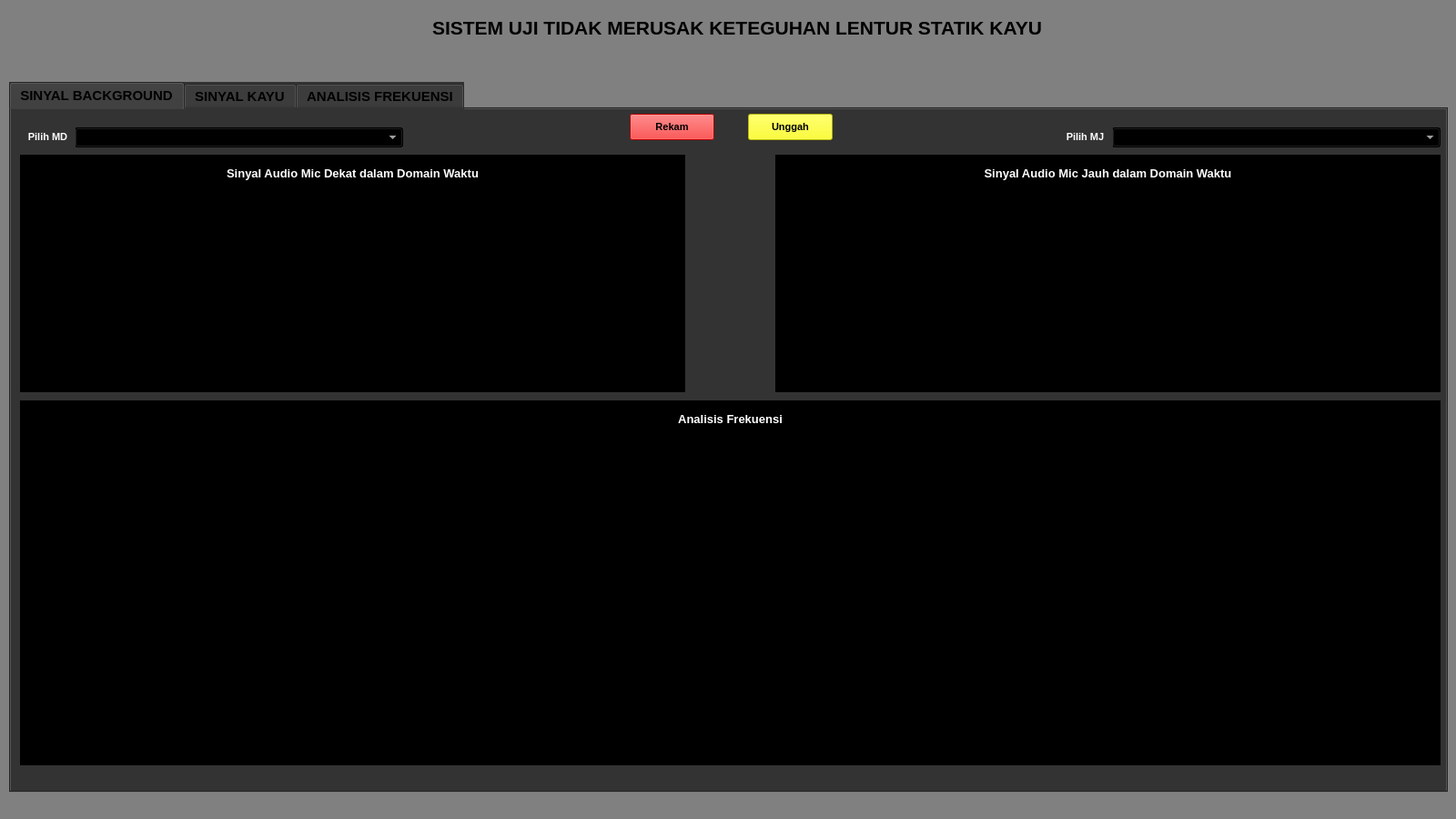
<?xml version="1.0" encoding="UTF-8"?>
<ui version="4.0">
 <class>MainWindow</class>
 <widget class="QMainWindow" name="MainWindow">
  <property name="geometry">
   <rect>
    <x>0</x>
    <y>0</y>
    <width>1600</width>
    <height>900</height>
   </rect>
  </property>
  <property name="windowTitle">
   <string>NDT Static Bending Strength of Wood</string>
  </property>
  <property name="styleSheet">
   <string notr="true">background-color: #808080;</string>
  </property>
  <widget class="QWidget" name="centralwidget">
   <widget class="QTabWidget" name="tabWidget">
    <property name="geometry">
     <rect>
      <x>10</x>
      <y>90</y>
      <width>1581</width>
      <height>781</height>
     </rect>
    </property>
    <property name="minimumSize">
     <size>
      <width>0</width>
      <height>0</height>
     </size>
    </property>
    <property name="font">
     <font>
      <pointsize>11</pointsize>
      <weight>75</weight>
      <bold>true</bold>
     </font>
    </property>
    <property name="layoutDirection">
     <enum>Qt::LeftToRight</enum>
    </property>
    <property name="autoFillBackground">
     <bool>false</bool>
    </property>
    <property name="styleSheet">
     <string notr="true">background-color: #333333;</string>
    </property>
    <property name="tabPosition">
     <enum>QTabWidget::North</enum>
    </property>
    <property name="tabShape">
     <enum>QTabWidget::Rounded</enum>
    </property>
    <property name="currentIndex">
     <number>0</number>
    </property>
    <property name="iconSize">
     <size>
      <width>100</width>
      <height>100</height>
     </size>
    </property>
    <property name="elideMode">
     <enum>Qt::ElideNone</enum>
    </property>
    <property name="documentMode">
     <bool>false</bool>
    </property>
    <property name="tabsClosable">
     <bool>false</bool>
    </property>
    <property name="movable">
     <bool>false</bool>
    </property>
    <property name="tabBarAutoHide">
     <bool>false</bool>
    </property>
    <widget class="QWidget" name="tab_bg">
     <attribute name="title">
      <string>SINYAL BACKGROUND</string>
     </attribute>
     <widget class="QPushButton" name="pbBG">
      <property name="geometry">
       <rect>
        <x>680</x>
        <y>5</y>
        <width>93</width>
        <height>29</height>
       </rect>
      </property>
      <property name="font">
       <font>
        <pointsize>8</pointsize>
        <weight>75</weight>
        <bold>true</bold>
       </font>
      </property>
      <property name="styleSheet">
       <string notr="true">background-color: red;</string>
      </property>
      <property name="text">
       <string>Rekam</string>
      </property>
     </widget>
     <widget class="QComboBox" name="pilihMD">
      <property name="geometry">
       <rect>
        <x>70</x>
        <y>20</y>
        <width>361</width>
        <height>22</height>
       </rect>
      </property>
      <property name="font">
       <font>
        <pointsize>8</pointsize>
        <weight>75</weight>
        <bold>true</bold>
       </font>
      </property>
      <property name="styleSheet">
       <string notr="true">color: white;
background-color: black;</string>
      </property>
     </widget>
     <widget class="QComboBox" name="pilihMJ">
      <property name="geometry">
       <rect>
        <x>1210</x>
        <y>20</y>
        <width>361</width>
        <height>22</height>
       </rect>
      </property>
      <property name="font">
       <font>
        <pointsize>8</pointsize>
        <weight>75</weight>
        <bold>true</bold>
       </font>
      </property>
      <property name="styleSheet">
       <string notr="true">color: white;
background-color: black;</string>
      </property>
     </widget>
     <widget class="QGraphicsView" name="mdBG">
      <property name="geometry">
       <rect>
        <x>10</x>
        <y>50</y>
        <width>731</width>
        <height>261</height>
       </rect>
      </property>
      <property name="styleSheet">
       <string notr="true">background-color: black;</string>
      </property>
     </widget>
     <widget class="QGraphicsView" name="mjBG">
      <property name="geometry">
       <rect>
        <x>840</x>
        <y>50</y>
        <width>731</width>
        <height>261</height>
       </rect>
      </property>
      <property name="styleSheet">
       <string notr="true">background-color: black;</string>
      </property>
     </widget>
     <widget class="QGraphicsView" name="fftBG">
      <property name="geometry">
       <rect>
        <x>10</x>
        <y>320</y>
        <width>1561</width>
        <height>401</height>
       </rect>
      </property>
      <property name="styleSheet">
       <string notr="true">background-color: black;</string>
      </property>
     </widget>
     <widget class="QLabel" name="labelMD">
      <property name="geometry">
       <rect>
        <x>10</x>
        <y>20</y>
        <width>61</width>
        <height>21</height>
       </rect>
      </property>
      <property name="font">
       <font>
        <pointsize>8</pointsize>
        <weight>75</weight>
        <bold>true</bold>
       </font>
      </property>
      <property name="styleSheet">
       <string notr="true">COLOR: WHITE;</string>
      </property>
      <property name="text">
       <string>Pilih MD</string>
      </property>
      <property name="alignment">
       <set>Qt::AlignCenter</set>
      </property>
     </widget>
     <widget class="QLabel" name="labelMJ">
      <property name="geometry">
       <rect>
        <x>1150</x>
        <y>20</y>
        <width>61</width>
        <height>21</height>
       </rect>
      </property>
      <property name="font">
       <font>
        <pointsize>8</pointsize>
        <weight>75</weight>
        <bold>true</bold>
       </font>
      </property>
      <property name="styleSheet">
       <string notr="true">COLOR: WHITE;</string>
      </property>
      <property name="text">
       <string>Pilih MJ</string>
      </property>
      <property name="alignment">
       <set>Qt::AlignCenter</set>
      </property>
     </widget>
     <widget class="QPushButton" name="pbBGUpload">
      <property name="geometry">
       <rect>
        <x>810</x>
        <y>5</y>
        <width>93</width>
        <height>29</height>
       </rect>
      </property>
      <property name="font">
       <font>
        <pointsize>8</pointsize>
        <weight>75</weight>
        <bold>true</bold>
       </font>
      </property>
      <property name="styleSheet">
       <string notr="true">background-color: yellow;</string>
      </property>
      <property name="text">
       <string>Unggah</string>
      </property>
     </widget>
     <widget class="QLabel" name="label">
      <property name="geometry">
       <rect>
        <x>20</x>
        <y>55</y>
        <width>711</width>
        <height>31</height>
       </rect>
      </property>
      <property name="font">
       <font>
        <pointsize>10</pointsize>
        <weight>75</weight>
        <bold>true</bold>
       </font>
      </property>
      <property name="styleSheet">
       <string notr="true">color: white;
background-color: black;</string>
      </property>
      <property name="text">
       <string>Sinyal Audio Mic Dekat dalam Domain Waktu</string>
      </property>
      <property name="alignment">
       <set>Qt::AlignCenter</set>
      </property>
     </widget>
     <widget class="QLabel" name="label_5">
      <property name="geometry">
       <rect>
        <x>850</x>
        <y>55</y>
        <width>711</width>
        <height>31</height>
       </rect>
      </property>
      <property name="font">
       <font>
        <pointsize>10</pointsize>
        <weight>75</weight>
        <bold>true</bold>
       </font>
      </property>
      <property name="styleSheet">
       <string notr="true">color: white; 
background-color: black;</string>
      </property>
      <property name="text">
       <string>Sinyal Audio Mic Jauh dalam Domain Waktu</string>
      </property>
      <property name="alignment">
       <set>Qt::AlignCenter</set>
      </property>
     </widget>
     <widget class="QLabel" name="label_6">
      <property name="geometry">
       <rect>
        <x>20</x>
        <y>325</y>
        <width>1541</width>
        <height>31</height>
       </rect>
      </property>
      <property name="font">
       <font>
        <pointsize>10</pointsize>
        <weight>75</weight>
        <bold>true</bold>
       </font>
      </property>
      <property name="styleSheet">
       <string notr="true">color: white;
background-color: black;</string>
      </property>
      <property name="text">
       <string>Analisis Frekuensi</string>
      </property>
      <property name="alignment">
       <set>Qt::AlignCenter</set>
      </property>
     </widget>
    </widget>
    <widget class="QWidget" name="tab_kayu">
     <attribute name="title">
      <string>SINYAL KAYU</string>
     </attribute>
     <widget class="QPushButton" name="pbKayu">
      <property name="geometry">
       <rect>
        <x>50</x>
        <y>330</y>
        <width>93</width>
        <height>26</height>
       </rect>
      </property>
      <property name="font">
       <font>
        <pointsize>8</pointsize>
        <weight>75</weight>
        <bold>true</bold>
       </font>
      </property>
      <property name="styleSheet">
       <string notr="true">background-color: red;</string>
      </property>
      <property name="text">
       <string>Rekam</string>
      </property>
     </widget>
     <widget class="QComboBox" name="pilihMDK">
      <property name="geometry">
       <rect>
        <x>70</x>
        <y>40</y>
        <width>361</width>
        <height>22</height>
       </rect>
      </property>
      <property name="font">
       <font>
        <pointsize>8</pointsize>
        <weight>75</weight>
        <bold>true</bold>
       </font>
      </property>
      <property name="styleSheet">
       <string notr="true">color: white;
background-color: black;</string>
      </property>
     </widget>
     <widget class="QComboBox" name="pilihMJK">
      <property name="geometry">
       <rect>
        <x>1210</x>
        <y>40</y>
        <width>361</width>
        <height>22</height>
       </rect>
      </property>
      <property name="font">
       <font>
        <pointsize>8</pointsize>
        <weight>75</weight>
        <bold>true</bold>
       </font>
      </property>
      <property name="styleSheet">
       <string notr="true">color: white;
background-color: black;</string>
      </property>
     </widget>
     <widget class="QGraphicsView" name="mdKayu">
      <property name="geometry">
       <rect>
        <x>10</x>
        <y>70</y>
        <width>731</width>
        <height>251</height>
       </rect>
      </property>
      <property name="styleSheet">
       <string notr="true">background-color: black;</string>
      </property>
     </widget>
     <widget class="QGraphicsView" name="mjKayu">
      <property name="geometry">
       <rect>
        <x>840</x>
        <y>70</y>
        <width>731</width>
        <height>251</height>
       </rect>
      </property>
      <property name="styleSheet">
       <string notr="true">background-color: black;</string>
      </property>
     </widget>
     <widget class="QGraphicsView" name="fftKayu">
      <property name="geometry">
       <rect>
        <x>360</x>
        <y>330</y>
        <width>1211</width>
        <height>391</height>
       </rect>
      </property>
      <property name="styleSheet">
       <string notr="true">background-color: black;</string>
      </property>
     </widget>
     <widget class="QLineEdit" name="namaKayu">
      <property name="geometry">
       <rect>
        <x>90</x>
        <y>10</y>
        <width>301</width>
        <height>22</height>
       </rect>
      </property>
      <property name="font">
       <font>
        <pointsize>8</pointsize>
        <weight>75</weight>
        <bold>true</bold>
       </font>
      </property>
      <property name="styleSheet">
       <string notr="true">color: white;
background-color: black;</string>
      </property>
     </widget>
     <widget class="QLabel" name="labelKayu">
      <property name="geometry">
       <rect>
        <x>10</x>
        <y>10</y>
        <width>71</width>
        <height>21</height>
       </rect>
      </property>
      <property name="font">
       <font>
        <pointsize>8</pointsize>
        <weight>75</weight>
        <bold>true</bold>
       </font>
      </property>
      <property name="styleSheet">
       <string notr="true">color: white;</string>
      </property>
      <property name="text">
       <string>Nama Kayu</string>
      </property>
      <property name="alignment">
       <set>Qt::AlignCenter</set>
      </property>
     </widget>
     <widget class="QLabel" name="labelMDK">
      <property name="geometry">
       <rect>
        <x>10</x>
        <y>40</y>
        <width>61</width>
        <height>21</height>
       </rect>
      </property>
      <property name="font">
       <font>
        <pointsize>8</pointsize>
        <weight>75</weight>
        <bold>true</bold>
       </font>
      </property>
      <property name="styleSheet">
       <string notr="true">color: white;</string>
      </property>
      <property name="text">
       <string>Pilih MD</string>
      </property>
      <property name="alignment">
       <set>Qt::AlignCenter</set>
      </property>
     </widget>
     <widget class="QLabel" name="labelMJK">
      <property name="geometry">
       <rect>
        <x>1150</x>
        <y>40</y>
        <width>61</width>
        <height>21</height>
       </rect>
      </property>
      <property name="font">
       <font>
        <pointsize>8</pointsize>
        <weight>75</weight>
        <bold>true</bold>
       </font>
      </property>
      <property name="styleSheet">
       <string notr="true">color: white;</string>
      </property>
      <property name="text">
       <string>Pilih MJ</string>
      </property>
      <property name="alignment">
       <set>Qt::AlignCenter</set>
      </property>
     </widget>
     <widget class="QWidget" name="widget" native="true">
      <property name="geometry">
       <rect>
        <x>10</x>
        <y>370</y>
        <width>341</width>
        <height>351</height>
       </rect>
      </property>
      <property name="styleSheet">
       <string notr="true">background-color: white;
border:1px solid rgb(184, 184, 184);</string>
      </property>
      <layout class="QGridLayout" name="gridLayout">
       <item row="0" column="1">
        <widget class="QLabel" name="name_label">
         <property name="font">
          <font>
           <pointsize>10</pointsize>
          </font>
         </property>
         <property name="styleSheet">
          <string notr="true">background-color: #808080;</string>
         </property>
         <property name="text">
          <string>-</string>
         </property>
         <property name="alignment">
          <set>Qt::AlignCenter</set>
         </property>
        </widget>
       </item>
       <item row="3" column="1">
        <widget class="QLabel" name="kelas_kuat_label">
         <property name="font">
          <font>
           <pointsize>10</pointsize>
          </font>
         </property>
         <property name="styleSheet">
          <string notr="true">background-color: #808080;</string>
         </property>
         <property name="text">
          <string>-</string>
         </property>
         <property name="alignment">
          <set>Qt::AlignCenter</set>
         </property>
        </widget>
       </item>
       <item row="1" column="0">
        <widget class="QLabel" name="label_3">
         <property name="maximumSize">
          <size>
           <width>16777215</width>
           <height>16777215</height>
          </size>
         </property>
         <property name="font">
          <font>
           <pointsize>10</pointsize>
           <weight>50</weight>
           <bold>false</bold>
          </font>
         </property>
         <property name="styleSheet">
          <string notr="true">background-color: #808080;</string>
         </property>
         <property name="text">
          <string>Frekuensi resonansi:</string>
         </property>
         <property name="wordWrap">
          <bool>true</bool>
         </property>
        </widget>
       </item>
       <item row="3" column="0">
        <widget class="QLabel" name="label_4">
         <property name="font">
          <font>
           <pointsize>10</pointsize>
          </font>
         </property>
         <property name="styleSheet">
          <string notr="true">background-color: #808080;</string>
         </property>
         <property name="text">
          <string>Kelas Kuat:</string>
         </property>
        </widget>
       </item>
       <item row="0" column="0">
        <widget class="QLabel" name="label_2">
         <property name="font">
          <font>
           <pointsize>10</pointsize>
           <weight>50</weight>
           <bold>false</bold>
          </font>
         </property>
         <property name="styleSheet">
          <string notr="true">background-color: #808080;</string>
         </property>
         <property name="text">
          <string>Kayu:</string>
         </property>
        </widget>
       </item>
       <item row="2" column="1">
        <widget class="QLabel" name="gain_label">
         <property name="styleSheet">
          <string notr="true">background-color: #808080;</string>
         </property>
         <property name="text">
          <string>0 dB</string>
         </property>
         <property name="alignment">
          <set>Qt::AlignCenter</set>
         </property>
        </widget>
       </item>
       <item row="4" column="1">
        <widget class="QLabel" name="moe_label">
         <property name="font">
          <font>
           <pointsize>10</pointsize>
          </font>
         </property>
         <property name="styleSheet">
          <string notr="true">background-color: #808080;</string>
         </property>
         <property name="text">
          <string>0 MPa</string>
         </property>
         <property name="alignment">
          <set>Qt::AlignCenter</set>
         </property>
        </widget>
       </item>
       <item row="1" column="1">
        <widget class="QLabel" name="frequency_label">
         <property name="font">
          <font>
           <pointsize>10</pointsize>
          </font>
         </property>
         <property name="styleSheet">
          <string notr="true">background-color: #808080;</string>
         </property>
         <property name="text">
          <string>0 Hz</string>
         </property>
         <property name="alignment">
          <set>Qt::AlignCenter</set>
         </property>
        </widget>
       </item>
       <item row="2" column="0">
        <widget class="QLabel" name="label_11">
         <property name="styleSheet">
          <string notr="true">background-color: #808080;</string>
         </property>
         <property name="text">
          <string>Nilai Gain</string>
         </property>
        </widget>
       </item>
       <item row="4" column="0">
        <widget class="QLabel" name="label_12">
         <property name="font">
          <font>
           <pointsize>10</pointsize>
          </font>
         </property>
         <property name="styleSheet">
          <string notr="true">background-color: #808080;</string>
         </property>
         <property name="text">
          <string>Nilai MOE:</string>
         </property>
         <property name="alignment">
          <set>Qt::AlignLeading|Qt::AlignLeft|Qt::AlignVCenter</set>
         </property>
        </widget>
       </item>
       <item row="5" column="0">
        <widget class="QLabel" name="label_13">
         <property name="font">
          <font>
           <pointsize>10</pointsize>
          </font>
         </property>
         <property name="styleSheet">
          <string notr="true">background-color: #808080;</string>
         </property>
         <property name="text">
          <string>Kelas MOE:</string>
         </property>
         <property name="alignment">
          <set>Qt::AlignLeading|Qt::AlignLeft|Qt::AlignVCenter</set>
         </property>
        </widget>
       </item>
       <item row="5" column="1">
        <widget class="QLabel" name="kelas_moe_label">
         <property name="font">
          <font>
           <pointsize>10</pointsize>
          </font>
         </property>
         <property name="styleSheet">
          <string notr="true">background-color: #808080;</string>
         </property>
         <property name="text">
          <string>-</string>
         </property>
         <property name="alignment">
          <set>Qt::AlignCenter</set>
         </property>
        </widget>
       </item>
      </layout>
     </widget>
     <widget class="QPushButton" name="pbKayu_analyze">
      <property name="geometry">
       <rect>
        <x>210</x>
        <y>330</y>
        <width>111</width>
        <height>26</height>
       </rect>
      </property>
      <property name="font">
       <font>
        <pointsize>8</pointsize>
        <weight>75</weight>
        <bold>true</bold>
       </font>
      </property>
      <property name="styleSheet">
       <string notr="true">background-color: yellow;</string>
      </property>
      <property name="text">
       <string>Analisis</string>
      </property>
     </widget>
     <widget class="QLabel" name="label_7">
      <property name="geometry">
       <rect>
        <x>20</x>
        <y>75</y>
        <width>711</width>
        <height>31</height>
       </rect>
      </property>
      <property name="font">
       <font>
        <pointsize>10</pointsize>
        <weight>75</weight>
        <bold>true</bold>
       </font>
      </property>
      <property name="styleSheet">
       <string notr="true">color: white;
background-color: black;</string>
      </property>
      <property name="text">
       <string>Sinyal Audio Mic Dekat Dalam Domain Waktu</string>
      </property>
      <property name="alignment">
       <set>Qt::AlignCenter</set>
      </property>
     </widget>
     <widget class="QLabel" name="label_8">
      <property name="geometry">
       <rect>
        <x>850</x>
        <y>75</y>
        <width>711</width>
        <height>31</height>
       </rect>
      </property>
      <property name="font">
       <font>
        <pointsize>10</pointsize>
        <weight>75</weight>
        <bold>true</bold>
       </font>
      </property>
      <property name="styleSheet">
       <string notr="true">color: white;
background-color: black;</string>
      </property>
      <property name="text">
       <string>Sinyal Audio Mic Jauh Dalam Domain Waktu</string>
      </property>
      <property name="alignment">
       <set>Qt::AlignCenter</set>
      </property>
     </widget>
     <widget class="QLabel" name="label_9">
      <property name="geometry">
       <rect>
        <x>370</x>
        <y>335</y>
        <width>1191</width>
        <height>31</height>
       </rect>
      </property>
      <property name="font">
       <font>
        <pointsize>10</pointsize>
        <weight>75</weight>
        <bold>true</bold>
       </font>
      </property>
      <property name="styleSheet">
       <string notr="true">color: white;
background-color: black;</string>
      </property>
      <property name="text">
       <string>Analisis Frekuensi</string>
      </property>
      <property name="alignment">
       <set>Qt::AlignCenter</set>
      </property>
     </widget>
    </widget>
    <widget class="QWidget" name="tab_af">
     <attribute name="title">
      <string>ANALISIS FREKUENSI</string>
     </attribute>
     <widget class="QPushButton" name="pbUpload">
      <property name="geometry">
       <rect>
        <x>10</x>
        <y>60</y>
        <width>93</width>
        <height>28</height>
       </rect>
      </property>
      <property name="font">
       <font>
        <pointsize>8</pointsize>
        <weight>75</weight>
        <bold>true</bold>
       </font>
      </property>
      <property name="styleSheet">
       <string notr="true">background-color: yellow;</string>
      </property>
      <property name="text">
       <string>Unggah File</string>
      </property>
     </widget>
     <widget class="QPushButton" name="pbHapus">
      <property name="geometry">
       <rect>
        <x>890</x>
        <y>80</y>
        <width>93</width>
        <height>28</height>
       </rect>
      </property>
      <property name="font">
       <font>
        <pointsize>8</pointsize>
        <weight>75</weight>
        <bold>true</bold>
       </font>
      </property>
      <property name="styleSheet">
       <string notr="true">background-color: red;</string>
      </property>
      <property name="text">
       <string>Hapus</string>
      </property>
     </widget>
     <widget class="QListWidget" name="file_list">
      <property name="geometry">
       <rect>
        <x>110</x>
        <y>20</y>
        <width>771</width>
        <height>111</height>
       </rect>
      </property>
      <property name="styleSheet">
       <string notr="true">color: white;
background-color: black;</string>
      </property>
     </widget>
     <widget class="QPushButton" name="pbRefresh">
      <property name="geometry">
       <rect>
        <x>890</x>
        <y>40</y>
        <width>93</width>
        <height>28</height>
       </rect>
      </property>
      <property name="font">
       <font>
        <pointsize>8</pointsize>
        <weight>75</weight>
        <bold>true</bold>
       </font>
      </property>
      <property name="styleSheet">
       <string notr="true">background-color: #ADD8E6;</string>
      </property>
      <property name="text">
       <string>Refresh</string>
      </property>
     </widget>
     <widget class="QGraphicsView" name="fftMulti">
      <property name="geometry">
       <rect>
        <x>490</x>
        <y>150</y>
        <width>1081</width>
        <height>571</height>
       </rect>
      </property>
      <property name="styleSheet">
       <string notr="true">background-color: black;</string>
      </property>
     </widget>
     <widget class="QTableWidget" name="tableAnalysis">
      <property name="geometry">
       <rect>
        <x>10</x>
        <y>150</y>
        <width>461</width>
        <height>571</height>
       </rect>
      </property>
      <property name="styleSheet">
       <string notr="true">color: white;
background-color: black;</string>
      </property>
      <property name="lineWidth">
       <number>1</number>
      </property>
      <property name="alternatingRowColors">
       <bool>false</bool>
      </property>
      <property name="wordWrap">
       <bool>false</bool>
      </property>
      <property name="rowCount">
       <number>0</number>
      </property>
      <attribute name="horizontalHeaderVisible">
       <bool>false</bool>
      </attribute>
      <attribute name="horizontalHeaderCascadingSectionResizes">
       <bool>true</bool>
      </attribute>
      <attribute name="horizontalHeaderMinimumSectionSize">
       <number>50</number>
      </attribute>
      <attribute name="horizontalHeaderHighlightSections">
       <bool>false</bool>
      </attribute>
      <attribute name="horizontalHeaderStretchLastSection">
       <bool>false</bool>
      </attribute>
      <attribute name="verticalHeaderCascadingSectionResizes">
       <bool>false</bool>
      </attribute>
     </widget>
     <widget class="QLabel" name="label_10">
      <property name="geometry">
       <rect>
        <x>490</x>
        <y>155</y>
        <width>1071</width>
        <height>31</height>
       </rect>
      </property>
      <property name="font">
       <font>
        <pointsize>10</pointsize>
        <weight>75</weight>
        <bold>true</bold>
       </font>
      </property>
      <property name="styleSheet">
       <string notr="true">color: white;
background-color: black;</string>
      </property>
      <property name="text">
       <string>Analisis Frekuensi</string>
      </property>
      <property name="alignment">
       <set>Qt::AlignCenter</set>
      </property>
     </widget>
    </widget>
   </widget>
   <widget class="QLabel" name="judul">
    <property name="geometry">
     <rect>
      <x>10</x>
      <y>10</y>
      <width>1600</width>
      <height>41</height>
     </rect>
    </property>
    <property name="font">
     <font>
      <pointsize>16</pointsize>
      <weight>75</weight>
      <bold>true</bold>
     </font>
    </property>
    <property name="text">
     <string>SISTEM UJI TIDAK MERUSAK KETEGUHAN LENTUR STATIK KAYU</string>
    </property>
    <property name="alignment">
     <set>Qt::AlignCenter</set>
    </property>
   </widget>
  </widget>
  <widget class="QMenuBar" name="menubar">
   <property name="geometry">
    <rect>
     <x>0</x>
     <y>0</y>
     <width>1600</width>
     <height>20</height>
    </rect>
   </property>
  </widget>
  <widget class="QStatusBar" name="statusbar"/>
 </widget>
 <resources/>
 <connections/>
</ui>
